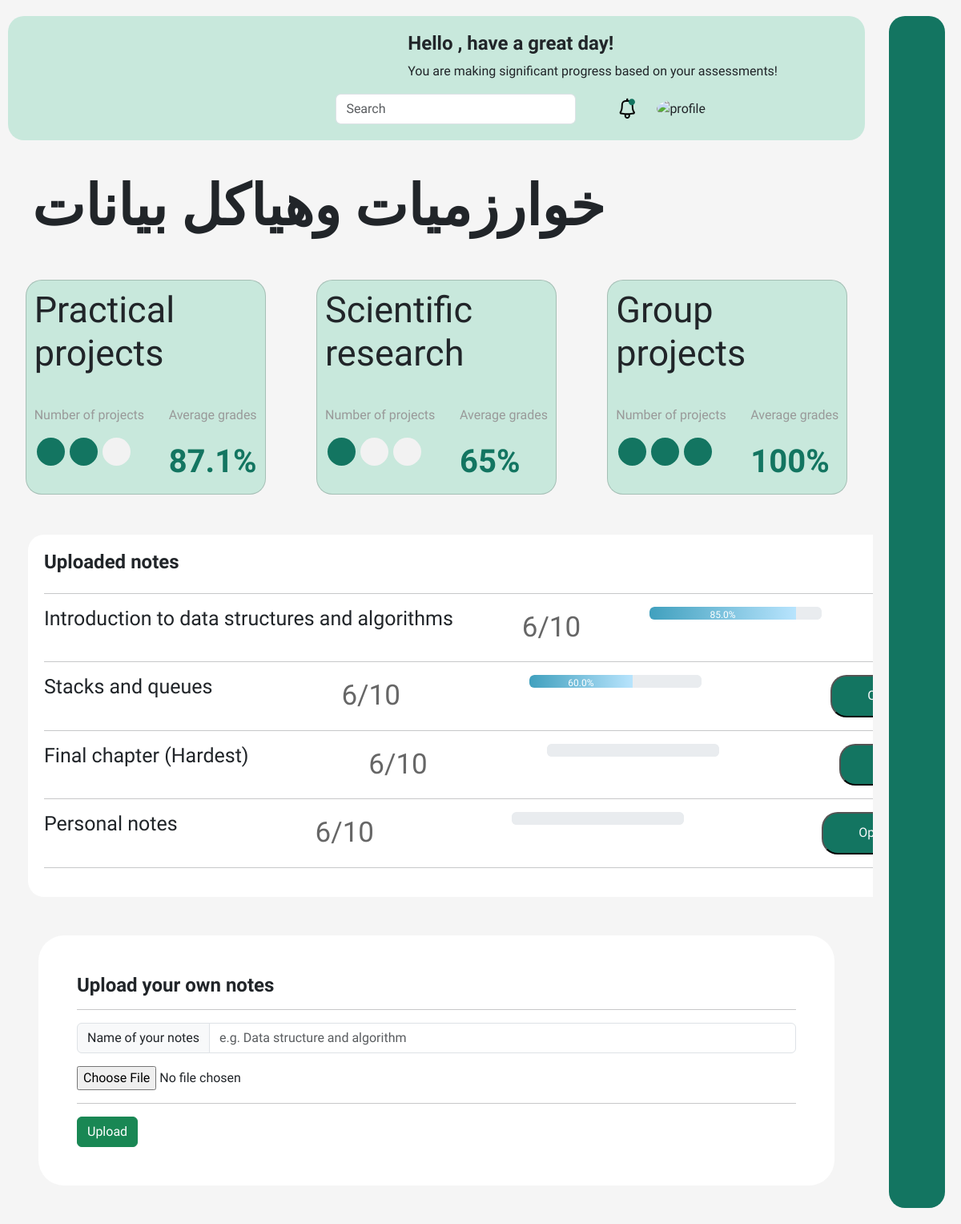
The page /open_subject/15 on the database its author committed.
### web/models.py (models this page shows, shortened)
class Subject(models.Model):
    username = models.CharField(max_length=256, default="")
    subject_name = models.CharField(max_length=100)
    num_notes = models.IntegerField(default=0)
    progress = models.FloatField(default=0)

class Note(models.Model):
    username = models.CharField(max_length=256, default="")
    subject_id = models.CharField(max_length=10)
    file = models.FileField(upload_to='web/Storage/')
    name = models.CharField(max_length=256, default="unnamed note")
    note_progress = models.FloatField(default=0)
    note = models.CharField(max_length=4000, default="")
    research_required = models.BooleanField(default=False)
    practical_required = models.BooleanField(default=False)
    group_practical_required = models.BooleanField(default=False)
    important_questions = models.CharField(default="", max_length=10000)
    quality_score = models.FloatField(default=0)
    note_brief = models.CharField(max_length=10000, default="")

### web/views.py (the view)
# urls.py: path('open_subject/<str:subject_id>', views.open_subject, name='open_subject'),
def open_subject(request, subject_id):
    subject = Subject.objects.get(id=subject_id)
    notes = Note.objects.filter(subject_id=subject_id)
    return render(request, 'web/subject.html', {"subject":subject, "notes":notes})

### web/templates/web/subject.html (shortened to what this page needs)
{% extends 'web/layout.html' %}
{% block body %}
<div class="title">
    <h1>{{subject.subject_name}}</h1>
</div>
<div class="cards">
    <div class="card">
        <h1>Practical projects</h1>
        <div class="desc">
            <div>
                <p>Number of projects</p>
                <div class="circles">
                    <div id="green-circle" class="circle"></div>
                    <div id="green-circle" class="circle"></div>
                    <div class="circle"></div>
                </div>
            </div>
            <div>
                <p>Average grades</p>
                <div class="grad">
                    <span>87.1%</span>
                </div>
            </div>
        </div>
    </div>
    <div class="card">
        <h1>Scientific research</h1>
        <div class="desc">
            <div>
                <p>Number of projects</p>
                <div class="circles">
                    <div id="green-circle" class="circle"></div>
                    <div class="circle"></div>
                    <div class="circle"></div>
                </div>
            </div>
            <div>
                <p>Average grades</p>
                <div class="grad">
                    <span>65%</span>
                </div>
            </div>
        </div>
    </div>
    <div class="card">
        <h1>Group projects</h1>
        <div class="desc">
            <div>
                <p>Number of projects</p>
                <div class="circles">
                    <div id="green-circle" class="circle"></div>
                    <div id="green-circle" class="circle"></div>
                    <div id="green-circle" class="circle"></div>
                </div>
            </div>
            <div>
                <p>Average grades</p>
                <div class="grad">
                    <span>100%</span>
                </div>
            </div>
        </div>
    </div>
</div>
<div class="notes-container">
    <div class="header">
        <h1>Uploaded notes</h1>
    </div>
    <hr>
    <div class="notes">
        {% for note in notes %}
        <div class="note">
            <div class="note-title">
                <h3>{{ note.name }}</h3>
            </div>
            <span>6/10</span>
            <div class="progress">
                <div style="height: 20px" class="progress" role="progressbar" aria-label="Example with label"
                    aria-valuenow="25" aria-valuemin="0" aria-valuemax="100">
                    <div class="progress-bar" style="
                    width: {{ note.note_progress }}%;
                    background: linear-gradient(
                      270deg,
                      #b8e4fd 0%,
                      #40a0be 100%
                    );
                  ">
                        {{ note.note_progress }}%
                    </div>
                </div>
            </div>
            <button><a href="{% url 'web:open_note' note.id %}" class="card-link text-light">Open</a></button>
        </div>
        <hr>
        {% empty %}
        <p>You have not uploaded any notes for this subject</p>
        {% endfor %}
    </div>
</div>
<form class="m-5 p-5" style="background-color: white; border-radius: 2rem;" method="post" action="{% url 'web:upload_note' %}"
    enctype="multipart/form-data">
    <h1>Upload your own notes</h1>
    <hr>
    <div class="input-group mb-3">
        <span class="input-group-text" name="file" required>Name of your notes</span>
        <input type="text" class="form-control" placeholder="e.g. Data structure and algorithm"
            id="name" name="name" type="file" required>
    </div>
    <input type="file" id="file" name="file" required> <br><hr>
    <button type="submit" class="btn btn-success">Upload</button>
</form>
{% endblock %}

### web/static/web/style.css (style rules this page uses)
a { text-decoration: none; }
h1 { font-weight: 600; font-size: 1.5rem; }
body { font-family: "El Messiri", sans-serif; background: #f5f5f5; }
.navbar .navbar-account-desc h4, p { font-size: medium; }
.title { margin: 40px 40px; }
.title h1 { font-weight: 700; font-size: 70px; direction: ltr; }
.cards { display: flex; justify-content: space-around; direction: ltr; margin: 40px 0px; }
.cards .card { width: 392px; direction: ltr; padding: 20px; border-radius: 20px; }
.cards .card h1 { font-weight: 500; font-size: 45px; padding-bottom: 30px; }
.cards .card .desc { display: flex; justify-content: space-between; }
.cards .card .desc p { color: #999999; }
.card .desc .circles { display: flex; }
.card .desc .circles .circle { width: 35px; height: 35px; border-radius: 50%; background: linear-gradient(0deg, #f2f2f2, #f2f2f2), linear-gradient(0deg, #f2f2f2, #f2f2f2), #f2f2f2; margin: 0px 3px; }
.card .desc #green-circle { background: #137561; }
.card .desc .grad span { font-weight: 700; font-size: 40px; color: #137561; }
.notes-container { width: 1329px; border-radius: 20px; padding: 20px; margin: 20px 0px; margin-left: 35px; background-color: #fff; direction: ltr; }
.notes-container .header { display: flex; justify-content: space-between; }
.notes { align-items: center; }
.notes .note { display: flex; justify-content: space-between; }
.note .note-title h3 { font-weight: 500; font-size: 25px; }
.note span { font-weight: 400; font-size: 35px; color: rgba(0, 0, 0, 0.6); }
.notes .note .progress { width: 215px; }
.note button { width: 130px; border-radius: 20px; background-color: #137561; color: #fff; }
body { font-family: "El Messiri", sans-serif; background: #F5F5F5; }
* { box-sizing: border-box; margin: 0; padding: 0; font-family: "El Messiri", sans-serif; }
.navbar li, a, button { font-weight: 500; font-size: 16px; color: #111; text-decoration: none; }
.cards { width: 100%; display: flex; align-items: stretch; justify-content: space-around; direction: ltr; }
.cards .card { width: 300px; background-color: #c8e8dc; padding: 10px 10px; margin: 10px 30px; border-radius: 20px; }
.cards .card p { color: gray; }

### rows shown on the page
Subject: subject_name "خوارزميات وهياكل بيانات"
Note: name "Introduction to data structures and algorithms", note_progress "85.0"
Note: name "Stacks and queues", note_progress "60.0"
Note: name "Final chapter (Hardest)"
Note: name "Personal notes"
